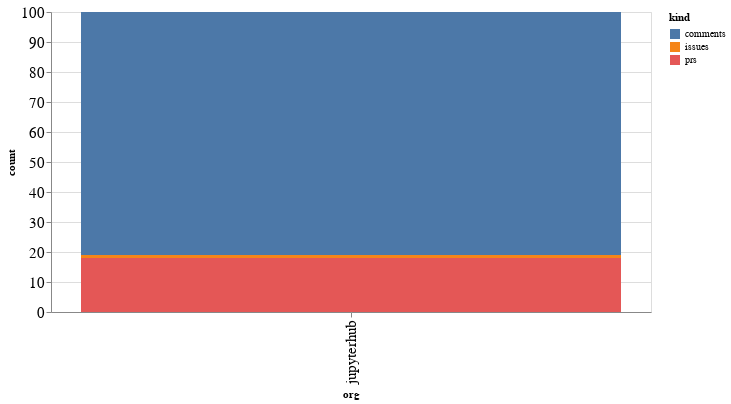

The cell this chart's notebook holds for it:
### Code cell
alt.Chart(org_summaries, width=600).mark_bar().encode(
    x='org',
    y='count',
    color='kind',
    tooltip="org"
)

### Figure 1 — Vega-Lite specification as saved in the notebook (floating-point values rounded to 4 significant figures)
{"config": {"axisLeft": {"labelFontSize": 15}, "axisBottom": {"labelFontSize": 15}}, "data": {"name": "data-82aa91c721a567f55fb1af6e94ca5275"}, "mark": "bar", "encoding": {"color": {"type": "nominal", "field": "kind"}, "tooltip": {"type": "nominal", "field": "org"}, "x": {"type": "nominal", "field": "org"}, "y": {"type": "quantitative", "field": "count"}}, "width": 600, "$schema": "https://vega.github.io/schema/vega-lite/v4.8.1.json", "datasets": {"data-82aa91c721a567f55fb1af6e94ca5275": [{"org": "jupyterhub", "kind": "comments", "count": 81}, {"org": "jupyterhub", "kind": "issues", "count": 1}, {"org": "jupyterhub", "kind": "prs", "count": 18}]}}
